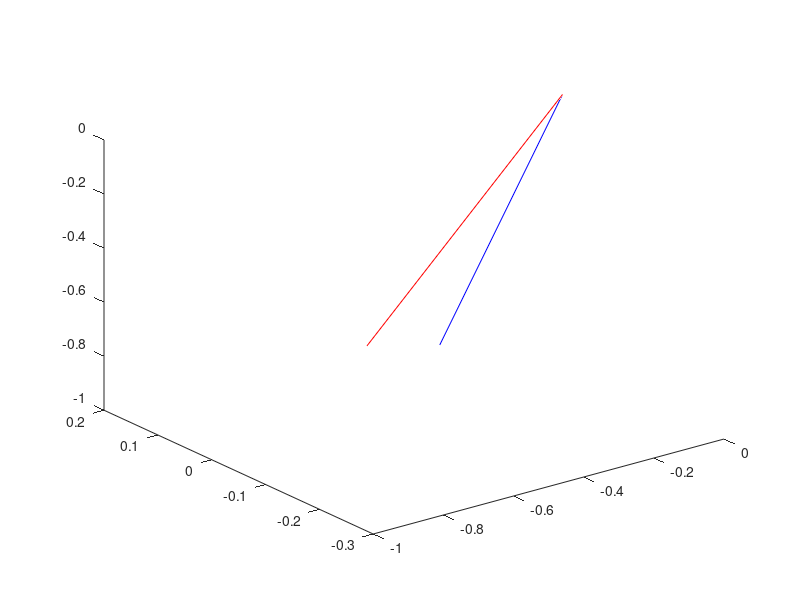

Write MATLAB code to recreate this figure.
% using the rotation matrices from the
% c:\Phenix\Dev\Work\work\FAB\FAB_elbow_angle.py
% calculate and draw the axis of each rotation
close
clc

a = [0.543792658203, 0.404159121759, 0.735489598284; 0.329232559623, -0.908879202461, 0.256016634261; 0.771942657565, 0.10292715693, -0.627304179643];
b = [-0.944889156632, -0.0645463882279, 0.320964554813; -0.0149904908774, -0.970814509946, -0.239362637982; 0.327047040749, -0.230982577363, 0.916344521505];

% get eigen vectors and values
[Va,Da] = eig(a);
[Vb,Db] = eig(b);

% Get the eigen vector for the eigen value 1
eigen_v_a = Va(:,1)
eigen_v_b = Vb(:,1)

% Plot
o = [0;0;0];
la = [o,eigen_v_a];
lb = [o,eigen_v_b];
figure()
plot3(la(1,:),la(2,:),la(3,:),'r',lb(1,:),lb(2,:),lb(3,:),'b')

% hold on
% plot3(la(1,:),la(2,:),la(3,:),'r')
% plot3(lb(1,:),lb(2,:),lb(3,:),'b')
% hold off


c = dot(eigen_v_a,eigen_v_b);
disp(['The dot product is: ',num2str(c)])
ang = 180*acos(c)/pi;
if ang<90
    ang = 180 - ang;
end;
disp(['The angle between them is: ',num2str(ang)])